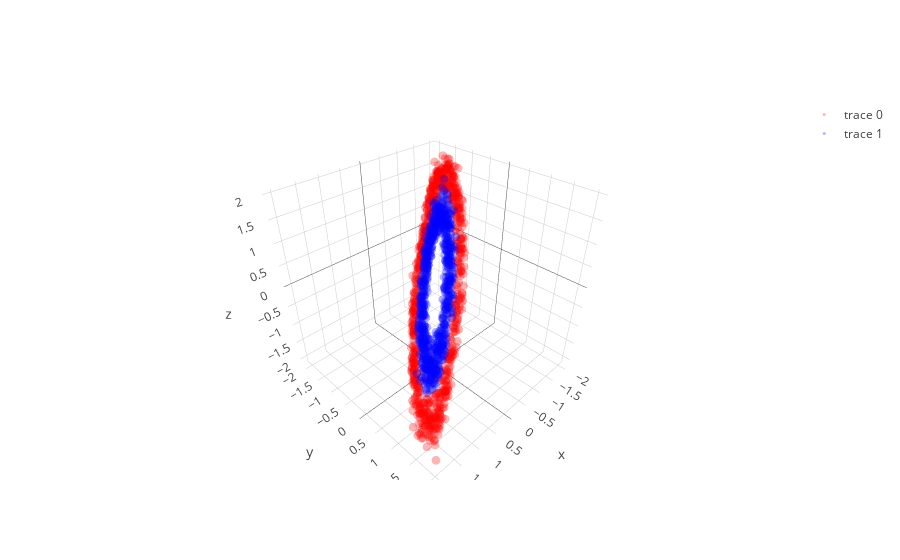
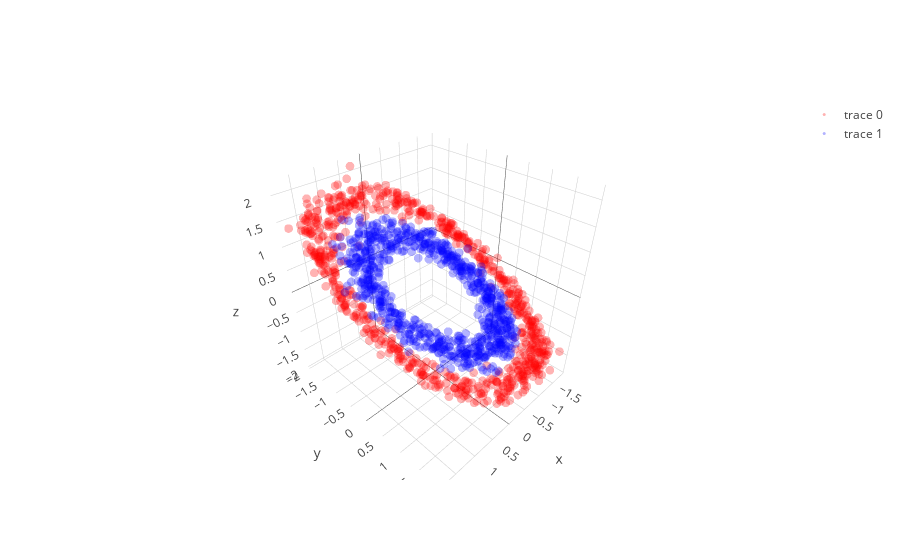

The notebook cell these images were saved under, in order:
### Code cell
learning_rate = 0.0008; beta1=0.999; beta2=0.999; adam_e = 1e-8 

l1 = PCA_layer(2,3)
l1b= batch_norm()
l2 = PCA_layer(3,3)
l2b= batch_norm()
l3 = PCA_layer(3,2)

mini_batch_size    = 20
training_iteration = 100

copyX = np.copy(X)
for iter in range(training_iteration):

    copyX = shuffle(copyX)
    for current_batch_index in range(0,len(X),mini_batch_size):
        current_batch = copyX[current_batch_index:current_batch_index+mini_batch_size]
        layer1,layer1_var = l1.feed_non(current_batch,1)
        layer1bn = l1b.feed(layer1)
        layer2,layer2_var = l2.feed_non(layer1bn,1)
        layer2bn = l2b.feed(layer2)
        layer3,layer3_var = l3.feed_linear(layer2bn)

        sys.stdout.write("Iter: " + str(iter) + " " + str(layer1_var.mean() + layer2_var.mean() + layer3_var.mean()) + '\r')
        sys.stdout.flush()
        
        grad3 = l3.back_linear()
        grad2bn = l2b.back(grad3)
        grad2 = l2.back_non(grad2bn,cancel=0,sign_value=-1)
        grad1bn = l1b.back(grad2)
        grad1 = l1.back_non(grad1bn,cancel=0,sign_value=-1)
   
layer1,layer1_var = l1.feed_non(X,0)
layer1bn = l1b.feed(layer1)
layer2,layer2_var = l2.feed_non(layer1bn,0)
layer2bn = l2b.feed(layer2)
layer3,layer3_var = l3.feed_linear(layer2bn)

trace1 = go.Scatter3d(
    x=layer1bn[y==0,0],
    y=layer1bn[y==0,1],
    z=layer1bn[y==0,2],
    mode='markers',
    line=dict(color='red',width=0.5),
    marker=dict(size=3,opacity=0.3)
)
trace2 = go.Scatter3d(
    x=layer1bn[y==1,0],
    y=layer1bn[y==1,1],
    z=layer1bn[y==1,2],
    mode='markers',
    line=dict(color='blue',width=0.5),
    marker=dict(size=3,opacity=0.3)
)
data = [trace1,trace2]
fig  = go.Figure(data=data)
iplot(fig)

trace1 = go.Scatter3d(
    x=layer2bn[y==0,0],
    y=layer2bn[y==0,1],
    z=layer2bn[y==0,2],
    mode='markers',
    line=dict(color='red',width=0.5),
    marker=dict(size=3,opacity=0.3)
)
trace2 = go.Scatter3d(
    x=layer2bn[y==1,0],
    y=layer2bn[y==1,1],
    z=layer2bn[y==1,2],
    mode='markers',
    line=dict(color='blue',width=0.5),
    marker=dict(size=3,opacity=0.3)
)
data = [trace1,trace2]
fig  = go.Figure(data=data)
iplot(fig)

plt.figure(figsize=(8,6))
plt.scatter(layer3[y==0, 0], layer3[y==0, 1], color='red', alpha=0.5)
plt.scatter(layer3[y==1, 0], layer3[y==1, 1], color='blue', alpha=0.5)
plt.show()

### Figure 1 — Plotly figure (JSON) as saved in the notebook; plotly's stock layout.template omitted (floating-point values rounded to 4 significant figures; data arrays with more than 128 entries replaced by an {"elided": "..."} marker saying what was removed)
{"data": [{"line": {"color": "red", "width": 0.5}, "marker": {"opacity": 0.3, "size": 3}, "mode": "markers", "type": "scatter3d", "uid": "fb8afadb-df28-4550-9154-9bc34f772ebc", "x": {"elided": "750 float values"}, "y": {"elided": "750 float values"}, "z": {"elided": "750 float values"}}, {"line": {"color": "blue", "width": 0.5}, "marker": {"opacity": 0.3, "size": 3}, "mode": "markers", "type": "scatter3d", "uid": "c58be738-475c-4415-9fd5-138c01bc84cb", "x": {"elided": "750 float values"}, "y": {"elided": "750 float values"}, "z": {"elided": "750 float values"}}], "layout": {}}

### Figure 2 — Plotly figure (JSON) as saved in the notebook; plotly's stock layout.template omitted (floating-point values rounded to 4 significant figures; data arrays with more than 128 entries replaced by an {"elided": "..."} marker saying what was removed)
{"data": [{"line": {"color": "red", "width": 0.5}, "marker": {"opacity": 0.3, "size": 3}, "mode": "markers", "type": "scatter3d", "uid": "e0bd0824-d744-4608-b061-e909df79de5b", "x": {"elided": "750 float values"}, "y": {"elided": "750 float values"}, "z": {"elided": "750 float values"}}, {"line": {"color": "blue", "width": 0.5}, "marker": {"opacity": 0.3, "size": 3}, "mode": "markers", "type": "scatter3d", "uid": "03be1d08-9be3-4138-bfb2-7bb3a4fe49e4", "x": {"elided": "750 float values"}, "y": {"elided": "750 float values"}, "z": {"elided": "750 float values"}}], "layout": {}}
